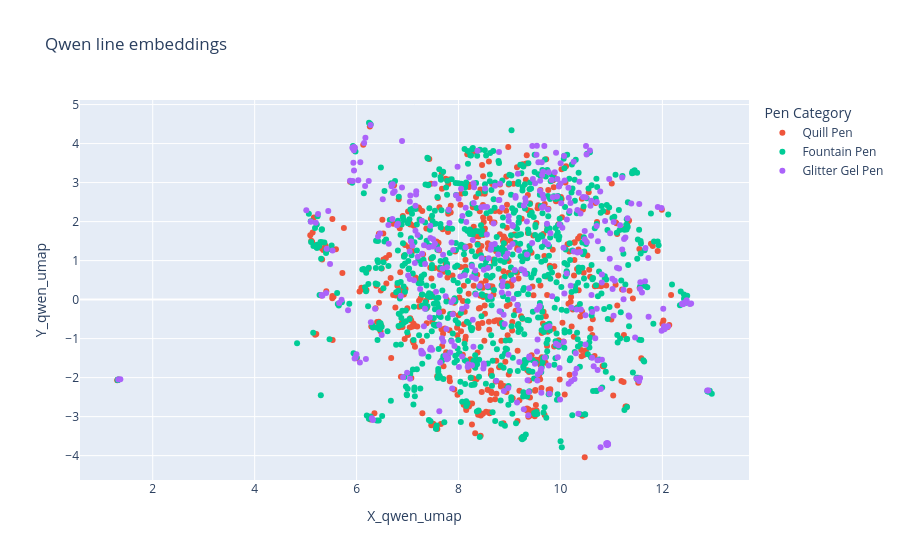

The notebook cell saved with this chart:
### Code cell
fig = px.scatter(
    dataset_lines, 
    x="X_qwen_umap", 
    y="Y_qwen_umap", 
    color="Pen Category",
    title="Qwen line embeddings",
    hover_name="Line",
    render_mode="svg"
)

fig.show()

html_str = fig.to_html(full_html=False, include_plotlyjs='cdn')

with open("figures/qwen_lines_pen.html", "w") as f:
    f.write(html_str)

### Figure 1 — Plotly figure (JSON) as saved in the notebook; plotly's stock layout.template omitted (floating-point values rounded to 4 significant figures; data arrays with more than 128 entries replaced by an {"elided": "..."} marker saying what was removed)
{"data": [{"hovertemplate": "<b>%{hovertext}</b><br><br>Pen Category=Quill Pen<br>X_qwen_umap=%{x}<br>Y_qwen_umap=%{y}<extra></extra>", "hovertext": {"elided": "535 str values"}, "legendgroup": "Quill Pen", "marker": {"color": "#EF553B", "symbol": "circle"}, "mode": "markers", "name": "Quill Pen", "orientation": "v", "showlegend": true, "type": "scatter", "x": {"elided": "535 float values"}, "xaxis": "x", "y": {"elided": "535 float values"}, "yaxis": "y"}, {"hovertemplate": "<b>%{hovertext}</b><br><br>Pen Category=Fountain Pen<br>X_qwen_umap=%{x}<br>Y_qwen_umap=%{y}<extra></extra>", "hovertext": {"elided": "845 str values"}, "legendgroup": "Fountain Pen", "marker": {"color": "#00cc96", "symbol": "circle"}, "mode": "markers", "name": "Fountain Pen", "orientation": "v", "showlegend": true, "type": "scatter", "x": {"elided": "845 float values"}, "xaxis": "x", "y": {"elided": "845 float values"}, "yaxis": "y"}, {"hovertemplate": "<b>%{hovertext}</b><br><br>Pen Category=Glitter Gel Pen<br>X_qwen_umap=%{x}<br>Y_qwen_umap=%{y}<extra></extra>", "hovertext": {"elided": "408 str values"}, "legendgroup": "Glitter Gel Pen", "marker": {"color": "#ab63fa", "symbol": "circle"}, "mode": "markers", "name": "Glitter Gel Pen", "orientation": "v", "showlegend": true, "type": "scatter", "x": {"elided": "408 float values"}, "xaxis": "x", "y": {"elided": "408 float values"}, "yaxis": "y"}], "layout": {"legend": {"title": {"text": "Pen Category"}, "tracegroupgap": 0}, "title": {"text": "Qwen line embeddings"}, "xaxis": {"anchor": "y", "domain": [0, 1], "title": {"text": "X_qwen_umap"}}, "yaxis": {"anchor": "x", "domain": [0, 1], "title": {"text": "Y_qwen_umap"}}}}
